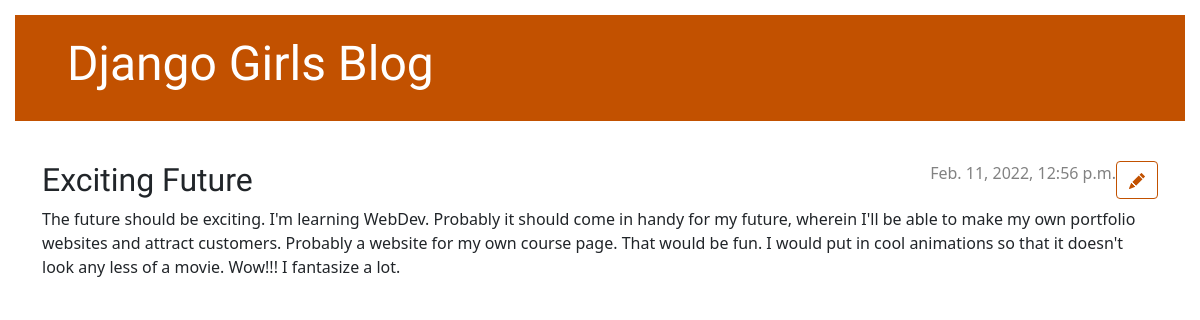
The page /post/10/ on the database its author committed.
### blog/models.py (models this page shows, shortened)
class Post(models.Model):
    author = models.ForeignKey(settings.AUTH_USER_MODEL, on_delete=models.CASCADE)
    title = models.CharField(max_length=200)
    text = models.TextField()
    created_date = models.DateTimeField(default=timezone.now)
    published_date = models.DateTimeField(blank=True, null=True)

### blog/views.py (the view)
# urls.py: path('post/<int:pk>/', views.post_detail, name='post_detail'),
def post_detail(request, pk):
    post = get_object_or_404(Post, pk=pk)
    return render(request, 'blog/post_detail.html', {'post':post})

### blog/templates/blog/post_detail.html (shortened to what this page needs)
{% extends 'blog/base.html' %}
{% block content %}
    <article class="post">
        <aside class="actions">
            <a class="btn btn-secondary" href="{% url 'post_edit' pk=post.pk %}">
            </a>
        </aside>
        {% if post.published_date %}
            <time class="date">
                {{ post.published_date }}
            </time>
        {% endif %}
        <h2>{{ post.title }}</h2>
        <p>{{ post.text|linebreaksbr }}</p>
    </article>
{% endblock %}

### blog/static/css/blog.css (style rules this page uses)
body { padding: 15px; }
h1, h2, h3, h4 { font-family: 'Lobster', cursive; }
.date { color: #828282; }
.post { margin-bottom: 70px; }
.post > .date, .post > .actions { float: right; }
.btn-secondary, .btn-secondary:visited { color: #C25100; background: none; border-color: #C25100; }

### rows shown on the page
Post: published_date "Feb. 11, 2022, 12:56 p.m.", title "Exciting Future", text "The future should be exciting. I'm learning WebDev. Probably it should come in handy for my future, wherein I'll be able to make my own portfolio websites and attract customers. Probably a website for my own course page. That would be fun. I would put in cool animations so that it doesn't look any less of a movie. Wow!!! I fantasize a lot."
